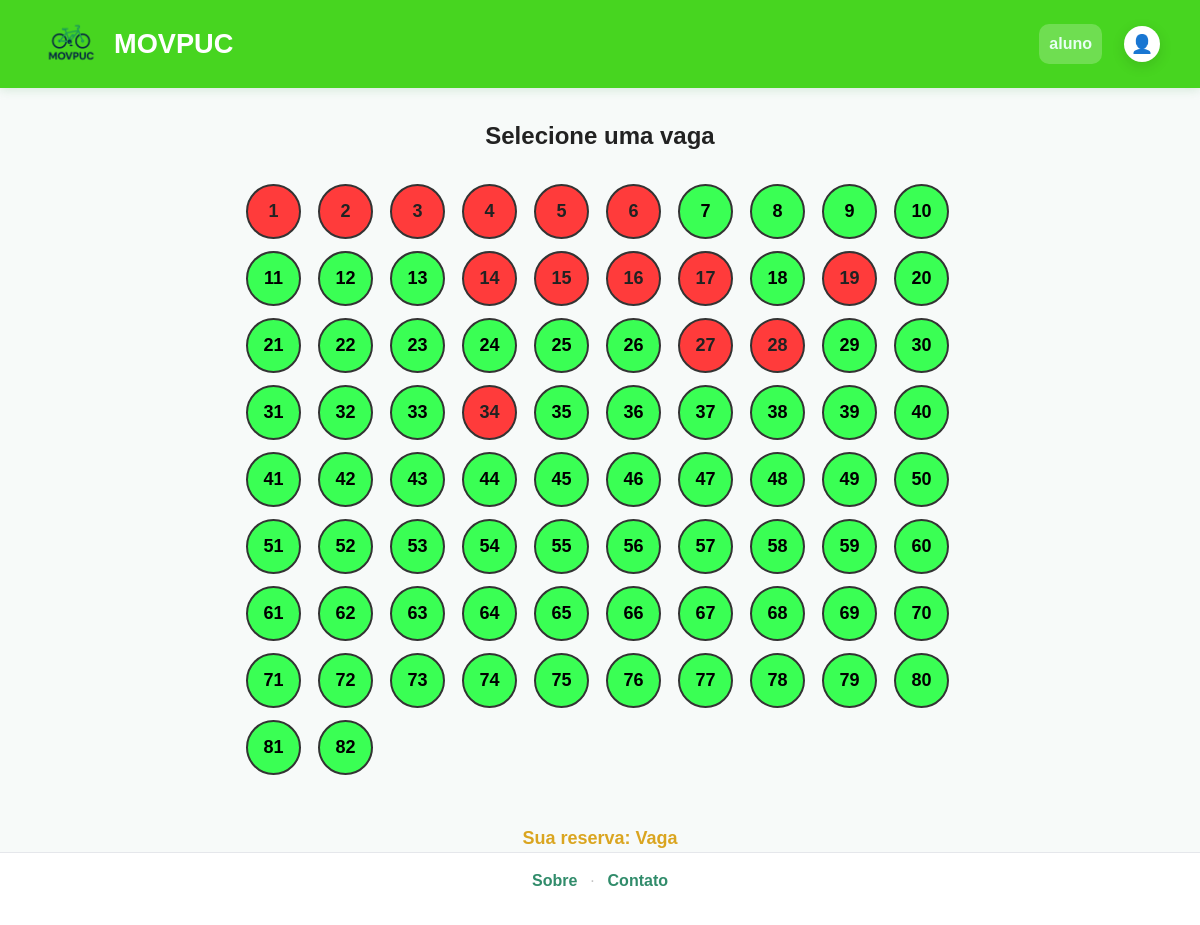
The app's page /reserva_bikes/ (signed in), older data.
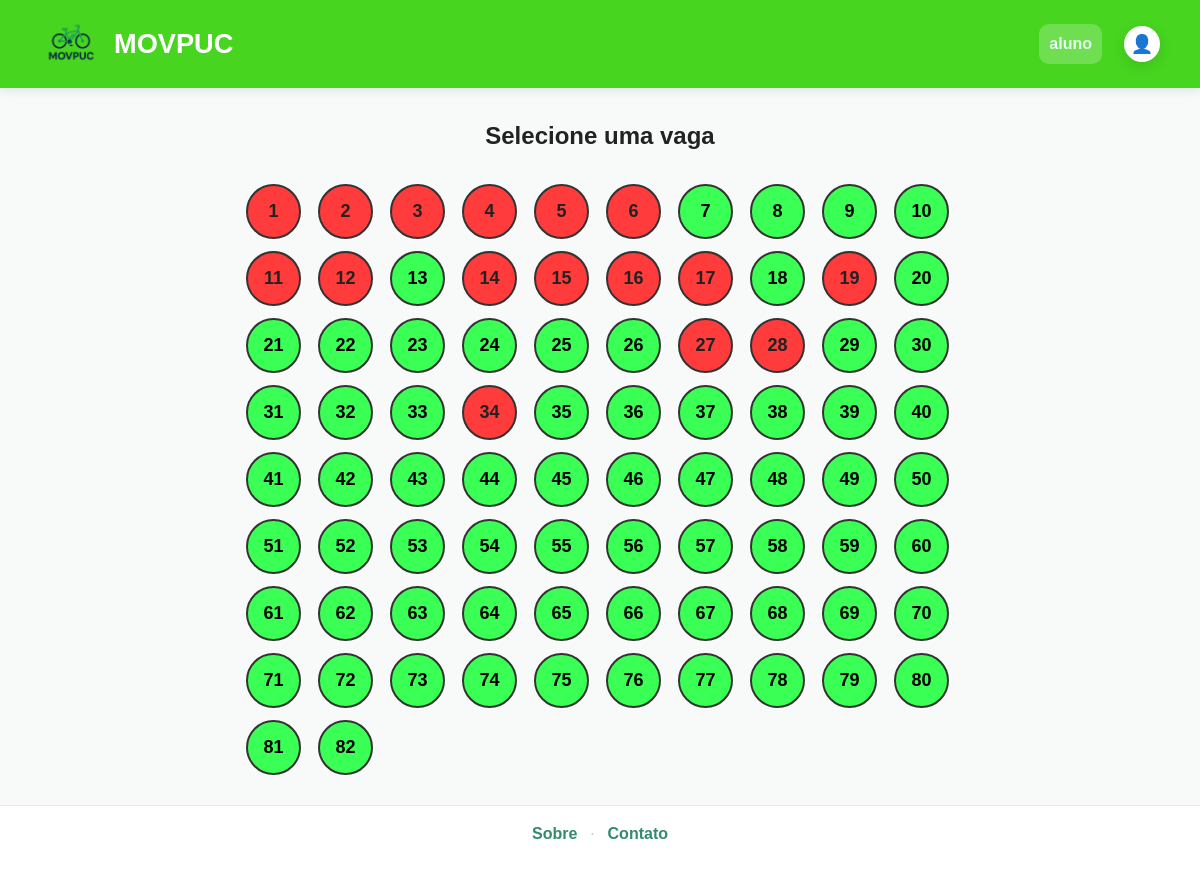
The same page, newer data.
### app_usuarios/models.py (models this page shows, shortened)
class Vaga(models.Model):
    numero = models.IntegerField(unique=True)
    disponivel = models.BooleanField(default=True)

### app_usuarios/views.py (the view)
# urls.py: path('reserva_bikes/', views.reserva_bikes, name='reserva_bikes'),
@login_required(login_url='login')
@tipo_required('aluno')
def reserva_bikes(request):
    vagas = Vaga.objects.all().order_by("numero")
    minha_reserva = Reserva.objects.filter(
        aluno=request.user,
        status__in=['pendente', 'retirada']
    ).first()
    contexto = {
        "vagas": vagas,
        "minha_reserva": minha_reserva
    }
    return render(request, 'app_usuarios/reservaBikes.html', contexto)

### app_usuarios/utils.py (called while the page is built)
def tipo_required(*tipos_permitidos):
    def decorator(view_func):
        @wraps(view_func)
        def _wrapped_view(request, *args, **kwargs):
            if not request.user.is_authenticated:
                return redirect('login')
            perfil = getattr(request.user, 'perfil', None)
            if perfil is None or perfil.tipo not in tipos_permitidos:
                return render(request, 'app_usuarios/acesso_negado.html')
            return view_func(request, *args, **kwargs)
        return _wrapped_view
    return decorator

### app_usuarios/templates/app_usuarios/reservaBikes.html (shortened to what this page needs)
{% load static %}
<!DOCTYPE html>
<html lang="pt-br">
<head>
    <link rel="stylesheet" href="{% static 'app_usuarios/css/cabEFoot.css' %}">
</head>
<body>
<header class="cab">
    <div class="logo">
        <a href="{% url 'index' %}">
            <img src="{% static 'app_usuarios/img/logo.png' %}" class="bike" alt="">
        </a>
        <p class="brand">MOVPUC</p>
    </div>
    <nav class="nav">
        <a href="{% url 'aluno' %}" class="navlink ativo">aluno</a>
        <a href="{% url 'login' %}" class="perfil">👤</a>
    </nav>
</header>
<h2 style="text-align:center; margin-top: 30px;">Selecione uma vaga</h2>
<div class="vagas-container">
    {% for vaga in vagas %}
        {% if vaga.disponivel %}
            <form method="POST" action="{% url 'reservar_vaga' vaga.numero %}" class="vaga-form">
                <button type="submit" class="vaga {% if minha_reserva and minha_reserva.vaga.id == vaga.id %}minha-reserva{% endif %}">
                    {{ vaga.numero }}
                </button>
            </form>
        {% else %}
            <div class="vaga ocupada {% if minha_reserva and minha_reserva.vaga.id == vaga.id %}minha-reserva{% endif %}">
                {{ vaga.numero }}
            </div>
        {% endif %}
    {% endfor %}
</div>
{% if minha_reserva %}
    <div class="sua-reserva">
        Sua reserva: Vaga {{ minha_reserva.vaga.numero }}
    </div>
{% endif %}
<footer class="rodape">
    <nav class="rodape__links">
        <a href="{% url 'sobre' %}">Sobre</a>
        <span>·</span>
        <a href="{% url 'contato' %}">Contato</a>
    </nav>
</footer>
</body>
</html>

### app_usuarios/static/app_usuarios/css/cabEFoot.css (style rules this page uses)
* { box-sizing: border-box; margin: 0; padding: 0; }
body { font-family: 'Figtree', 'DM Sans', sans-serif; color: #222; background: #f7faf9; line-height: 1.5; }
.cab { background: #47d520; height: 88px; padding: 0 40px; display: flex; align-items: center; justify-content: space-between; box-shadow: 0 2px 10px rgba(59, 155, 78, 0.18); }
.logo { display: flex; align-items: center; gap: 12px; }
.bike { display: block; width: 62px; height: auto; flex-shrink: 0; }
.brand { color: #fff; font-size: 1.7rem; font-weight: 700; }
.nav { display: flex; align-items: center; gap: 22px; }
.navlink { color: #e7fff4; text-decoration: none; font-weight: 600; padding: 8px 10px; border-radius: 10px; transition: 0.2s; }
.navlink.ativo { background: rgba(255, 255, 255, 0.22); }
.perfil { display: flex; align-items: center; justify-content: center; width: 36px; height: 36px; background: #fff; border-radius: 50%; text-decoration: none; font-size: 18px; color: #3b9c77; box-shadow: 0 4px 14px rgba(0, 0, 0, 0.12); transition: transform 0.15s ease; }
.rodape { border-top: 1px solid #e5e7eb; background: #fff; padding: 16px 24px 32px; }
.rodape__links { max-width: 1100px; margin: 0 auto; text-align: center; }
.rodape__links a { color: #318c6b; text-decoration: none; font-weight: 600; }
.rodape__links span { color: #c4c4c4; margin: 0 8px; }

### app_usuarios/templates/app_usuarios/reservaBikes.html (style rules this page uses)
.vagas-container { display: grid; grid-template-columns: repeat(10, 60px); gap: 12px; padding: 30px; justify-content: center; }
.vaga { width: 55px; height: 55px; background-color: #3aff54; border-radius: 50%; font-weight: bold; font-size: 18px; display: flex; justify-content: center; align-items: center; cursor: pointer; border: 2px solid #333; transition: transform 0.2s; }
.ocupada { background-color: #ff3b3b !important; cursor: not-allowed; }
.vaga-form { display: inline-block; }

Row changes from the older to the newer data that the page shows:
changed Vaga (number 11 of 82 on the later page): disponivel True → False (drawn)
changed Vaga (number 12 of 82 on the later page): disponivel True → False (drawn)
Text that changed along with them:
text no longer shown: "Sua reserva: Vaga"
